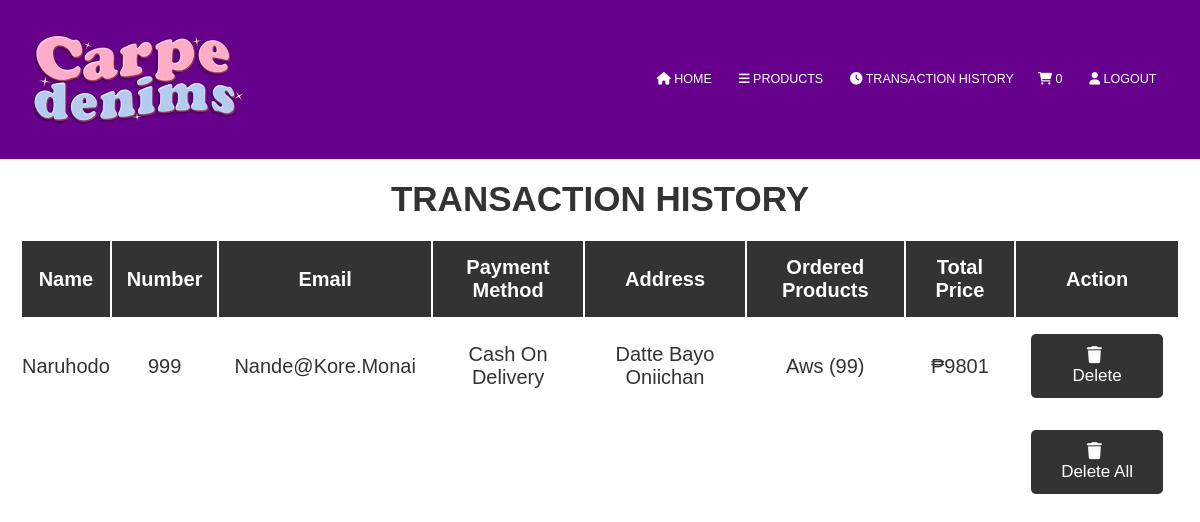
Page /user_th.php on the committed database.
### tables this page shows
CREATE TABLE `order` (
  `ID` int(255) NOT NULL,
  `name` varchar(255) NOT NULL,
  `number` varchar(255) NOT NULL,
  `email` varchar(255) NOT NULL,
  `method` varchar(255) NOT NULL,
  `address` varchar(255) NOT NULL,
  `total_products` varchar(255) NOT NULL,
  `total_price` varchar(255) NOT NULL
);

### user_th.php (the view, shortened to what this page needs)
<?php
@include 'config.php';
function getCartItemCount($conn) {
   $result = mysqli_query($conn, "SELECT COUNT(*) as count FROM `cart`");
   $row = mysqli_fetch_assoc($result);
   return $row['count'];
}
?>
<!DOCTYPE html>
<html lang="en">
<head>
   <link rel="stylesheet" href="https://cdnjs.cloudflare.com/ajax/libs/font-awesome/6.0.0/css/all.min.css">
   <link rel="stylesheet" href="style.css">
   <link rel="stylesheet" href="navstyle.css">
</head>
<body>
<section class = "header-section">
    <div class = header-wrapper>
        <nav>
        <div class = "logo-container">
            <a href = "user.php"><img src = "carpe-denims/carpe_denims_logo.png"></a>
        </div>
            <div class = "nav-links-wrapper">
                <ul>
                    <li><a href = "user.php"><i class="fas fa-home"></i> HOME</a></li>
                    <li><a href = "products.php"><i class="fas fa-bars"></i> PRODUCTS</a></li>
                    <li><a href = "user_th.php"><i class="fas fa-clock"></i> TRANSACTION HISTORY</a></li>
                </ul>
                <div class = "nav-links-icons-wrapper">
                    <ul>
                    <li><a class="nav-link" href="cart.php"><i class="fas fa-shopping-cart"></i> <span id="cart-item" class="badge badge-danger"><?= getCartItemCount($conn); ?></span></a></li>
                        <li><a class="nav-link" href="login.php"><i class="fas fa-user"></i> <span id="user_profile"></span>LOGOUT</a></li>
                    </ul>
                </div>
            </div>
        </nav>
    </div>
</section>
<section class="display-product-table">
   <table>
   <h1 class="heading">Transaction History</h1>
      <thead>
         <th>Name</th>
         <th>Number</th>
         <th>Email</th>
         <th>Payment Method</th>
         <th>Address</th>
         <th>Ordered Products</th>
         <th>Total Price</th>
         <th>Action</th>
         <tbody>
         <?php
            $orders = mysqli_query($conn, "SELECT * FROM `order`");
            if(mysqli_num_rows($orders) > 0){
               while($row = mysqli_fetch_assoc($orders)){
         ?>
         <tr>
            <td><?php echo $row['name']; ?></td>
            <td><?php echo $row['number']; ?></td>
            <td><?php echo $row['email']; ?></td>
            <td><?php echo $row['method']; ?></td>
            <td><?php echo $row['address']; ?></td>
            <td><?php echo $row['total_products']; ?></td>
            <td>₱<?php echo $row['total_price']; ?></td>
            <td>
               <a href="user_th.php?delete=<?php echo $row['ID']; ?>" class="delete-btn" onclick="return confirm('are your sure you want to delete this?');"> <i class="fas fa-trash"></i> delete </a>
            </td>
         </tr>
         <?php
            };
            }else{
               echo "<div class='empty'>No Transaction History</div>";
            };
         ?>
      </tbody>
         <tr class="table-bottom">
            <td></td>
            <td></td>
            <td></td>
            <td></td>
            <td></td>
            <td></td>
            <td></td>
            <td><a href="user_th.php?delete_all" onclick="return confirm('are you sure you want to delete all?');" class="delete-btn"> <i class="fas fa-trash"></i> delete all </a></td>
         </tr>
      </thead>
   </table>
</section>
</body>
</html>

### style.css (style rules this page uses)
:root { --blue:#2980b9; --red:rgb(255, 95, 67); --yellow:rgb(255, 197, 91); --black:#333; --white:#fff; --green : rgb(2, 250, 2); --bg-color:#eee; --dark-bg:rgba(0,0,0,.7); --box-shadow:0 .5rem 1rem rgba(0,0,0,.1); --border:.1rem solid #999; }
* { font-family: 'Poppins', sans-serif; margin:0; padding:0; box-sizing: border-box; outline: none; border:none; text-decoration: none; text-transform: capitalize; }
html { font-size: 62.5%; overflow-x: hidden; }
section { padding:2rem; }
.heading { text-align: center; font-size: 3.5rem; text-transform: uppercase; color:var(--black); margin-bottom: 2rem; }
.btn, .option-btn, .delete-btn, .update-btn, .cancel-btn { display: block; width: 100%; text-align: center; background-color: var(--black); color:var(--white); font-size: 1.7rem; padding:1.2rem 3rem; border-radius: .5rem; cursor: pointer; margin-top: 1rem; }
.option-btn i, .delete-btn i { padding-right: .5rem; }
.delete-btn { margin-top: 0; background-color: var(--black); }
.display-product-table table { width: 100%; text-align: center; }
.display-product-table table thead th { padding:1.5rem; font-size: 2rem; background-color: var(--black); color:var(--white); }
.display-product-table table td { padding:1.5rem; font-size: 2rem; color:var(--black); }
.display-product-table table td:first-child { padding:0; }

### navstyle.css (style rules this page uses)
* { margin: 0px; padding: 0px; font-family: 'Montserrat', sans-serif; }
.header-section { background-color: #67008D; align-content: center; }
.header-wrapper { padding: 1%; }
nav { display: flex; justify-content: space-between; }
.nav-links-wrapper { display: flex; justify-content: space-between; align-items: center; }
.nav-links-wrapper ul li { list-style: none; display: inline-block; padding: 15px 12px; }
.nav-links-wrapper ul li a { color: #ffffff; text-decoration: none; font-size: 1.25rem; }
.nav-links-icons-wrapper { display: flex; list-style: none; }
.nav-links-wrapper ul li::after { content: ''; width: 0%; height: 2px; background: #ffffff; display: block; margin: auto; transition: 0.25s; }

### rows in the picture
order: name "Naruhodo", number "999", email "Nande@kore.monai", method "Cash On Delivery", address "Datte Bayo Oniichan", total_products "Aws (99)", total_price "9801"

### other values in the picture
getCartItemCount($conn) "0"
